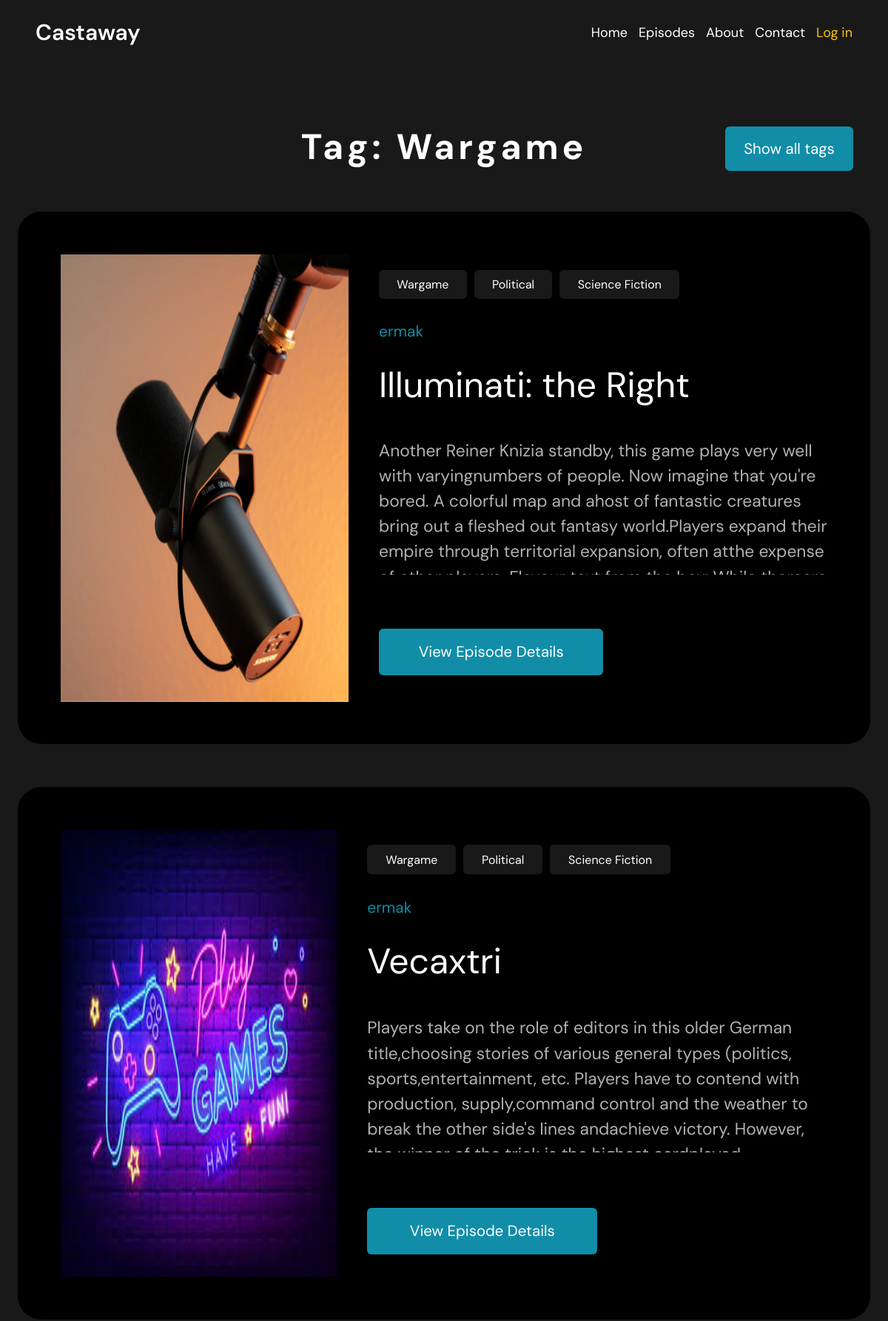
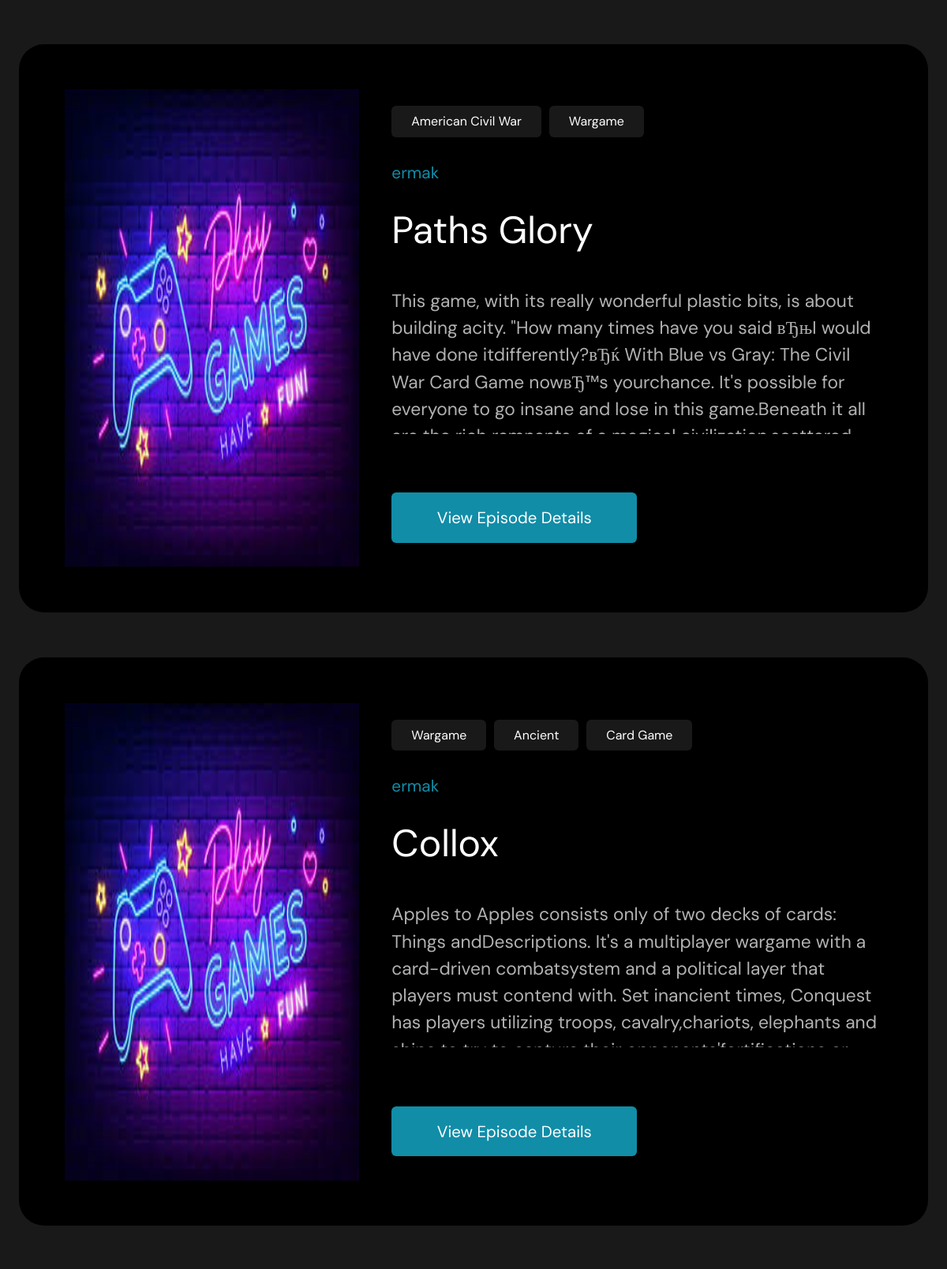
Page /tags/wargame (upper part) on the committed database (2 pictures, top to bottom).
### home/models.py (models this page shows, shortened)
class Tags(models.Model):
    name = models.CharField(max_length=50)
    slug = models.SlugField(max_length=50, unique=True)
    def get_absolute_url(self):
        return reverse('show_tags', kwargs={"tag_slug": self.slug})
    class Meta:
        verbose_name_plural = 'Tags'

class Episodes(models.Model):
    title = models.CharField(max_length=255)
    slug = models.SlugField(max_length=100, unique=True, null=True, blank=True)
    description = models.CharField(max_length=200)
    content = models.TextField()
    image = models.ImageField()
    tags = models.ManyToManyField('Tags', related_name='tags')
    time_create = models.DateTimeField(auto_now_add=True)
    time_update = models.DateTimeField(auto_now=True)
    author = models.ForeignKey(User, on_delete=models.PROTECT)
    def get_absolute_url(self):
        return reverse('episodes_detail', kwargs={"episode_id": self.pk})
    class Meta:
        verbose_name_plural = 'Episodes'
        ordering = ["-time_create"]

### home/views.py (the view)
# urls.py: path('tags/<slug:tag_slug>', views.show_tags, name='show_tags'),
def show_tags(request, tag_slug):
    tag = Tags.objects.get(slug=tag_slug)
    episodes = Episodes.objects.filter(tags__in=[tag])
    return render(request, 'tags.html', {'episodes': episodes, 'tag': tag})

### home/templates/tags.html
{% extends 'base.html' %}
{% block content %}
<div class="episodes-content">
    <div class="tags-header">
        <h1 class="tag-name">Tag: {{ tag.name }}</h1>
        <a href="{% url 'show_all_tags' %}"><button class="show-all-tags-button">Show all tags</button></a>
    </div>
    {% include 'list_episodes.html' %}
</div>
{% endblock %}

### home/templates/list_episodes.html
{% for ep in episodes %}
<div class="episodes-content-card">
    <img src="{{ ep.image.url }}" alt="">
    <div class="episodes-content-card-description">
        <div class="section-2-tags">
            {% for tag in ep.tags.all %}
            <a href="{{ tag.get_absolute_url }}">{{ tag.name }}</a>
            {% endfor %}
        </div>
        <a class="ep-num" href="{% url 'index' %}">{{ ep.author }}</a>
        <h1>{{ ep.title|capfirst }}</h1>
        <p class="ep-content">{{ ep.description }}</p>
        <a class="get-absolute-url" href="{{ ep.get_absolute_url }}">
            <button type="button">View Episode Details</button>
        </a>
    </div>
</div>
{% endfor %}

### home/static/css/styles.css (style rules this page uses)
* { margin: 0; padding: 0; box-sizing: border-box; color: #fff; font-family: "DM Sans", serif; }
body { background-color: #191919; }
a { text-decoration: none; color: #fff; }
button { border: none; outline: none; align-self: center; padding: 1.5%; border-radius: 6px; display: inline-block; }
.episodes-content { display: flex; flex-direction: column; padding: 2%; }
.episodes-content-card { width: 100%; height: auto; max-height: 45em; padding: 5%; display: flex; background-color: #000; border-radius: 32px; margin-bottom: 5%; }
.episodes-content-card img { width: 100%; height: auto; max-height: 45em; margin-right: 4%; }
.episodes-content-card-description { padding: 2% 0; max-width: 60%; }
.episodes-content-card-description h1 { margin: 5% 0 7% 0; font-weight: 400; line-height: 1.2em; font-size: 4vw; }
.episodes-content-card-description a { display: inline-block; text-align: center; border-radius: 6px; }
.episodes-content-card-description button { border-radius: 6px; display: inline-block; background-color: #118DA8; width: 50%; text-align: center; font-size: 1.7vw; }
.ep-num { color: #118DA8; font-size: 1.3em; }
.ep-content { max-width: 100%; opacity: 70%; overflow: scroll; max-height: 33%; font-size: 1.9vw; margin-bottom: 12%; line-height: 1.5em; }
.ep-content::after { content: "..."; }
.get-absolute-url { width: 50%; }
.get-absolute-url button { padding: 6% 1.5%; width: 100%; }
.section-2-tags { display: flex; flex-wrap: wrap; align-content: ; gap: 10px; margin-bottom: 5%; }
.section-2-tags a { margin: 0; padding: 1.5% 4%; background-color: #191919; }
.tags-header { padding: 2%; text-align: center; position: relative; }
.show-all-tags-button { border-radius: 6px; display: inline-block; background-color: #118DA8; width: 15%; text-align: center; font-size: 1.7vw; position: absolute; top: 34%; right: 2%; }
.tag-name { letter-spacing: 0.1em; display: inline-block; margin: 3%; text-align: center; font-size: 4vw; }

### rows in the picture
Tags: name "Wargame"
Episodes: image (picture), author "ermak", title "Illuminati: the Right", description "Another Reiner Knizia standby, this game plays very well with varyingnumbers of people. Now imagine that you're bored. A colorful map and ahost of fantastic creatures bring out a fleshed out fantasy world.Players expand their empire through territorial expansion, often atthe expense…"
Tags: name "Political"
Tags: name "Science Fiction"
Episodes: image (picture), author "ermak", title "Vecaxtri", description "Players take on the role of editors in this older German title,choosing stories of various general types (politics, sports,entertainment, etc. Players have to contend with production, supply,command control and the weather to break the other side's lines andachieve victory. However,…"
Episodes: image (picture), author "ermak", title "Paths Glory", description "This game, with its really wonderful plastic bits, is about building acity. \"How many times have you said вЂњI would have done itdifferently?вЂќ With Blue vs Gray: The Civil War Card Game nowвЂ™s yourchance. It's possible for everyone to go insane and lose in this game.Beneath it all…"
Tags: name "American Civil War"
Episodes: image (picture), author "ermak", title "Collox", description "Apples to Apples consists only of two decks of cards: Things andDescriptions. It's a multiplayer wargame with a card-driven combatsystem and a political layer that players must contend with. Set inancient times, Conquest has players utilizing troops, cavalry,chariots, elephants and…"
Tags: name "Ancient"
Tags: name "Card Game"
